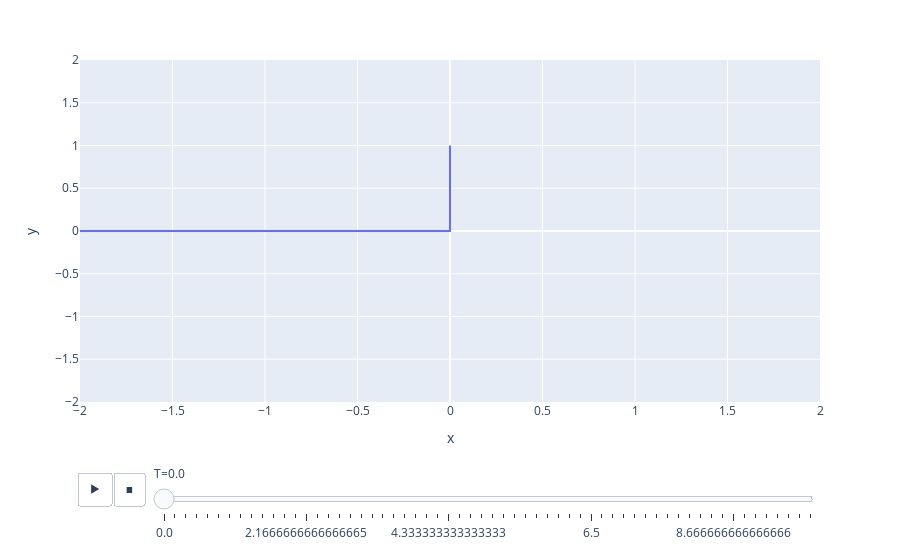

The cell this chart's notebook holds for it:
### Code cell
px.line(df, x="x", y="y", animation_frame="T", animation_group="name",
            hover_name="name",
           range_x=[-2,2], range_y=[-2,2])

### Figure 1 — Plotly figure (JSON) as saved in the notebook; plotly's stock layout.template omitted (floating-point values rounded to 4 significant figures)
{"data": [{"hovertemplate": "<b>%{hovertext}</b><br><br>T=0.0<br>x=%{x}<br>y=%{y}<extra></extra>", "hovertext": ["A", "B", "C"], "ids": ["A", "B", "C"], "legendgroup": "", "line": {"color": "#636efa", "dash": "solid"}, "marker": {"symbol": "circle"}, "mode": "lines", "name": "", "orientation": "v", "showlegend": false, "type": "scatter", "x": [0, 0, -4], "xaxis": "x", "y": [1, 0, 0], "yaxis": "y"}], "layout": {"legend": {"tracegroupgap": 0}, "margin": {"t": 60}, "sliders": [{"active": 0, "currentvalue": {"prefix": "T="}, "len": 0.9, "pad": {"b": 10, "t": 60}, "steps": [{"args": [["0.0"], {"frame": {"duration": 0, "redraw": false}, "fromcurrent": true, "mode": "immediate", "transition": {"duration": 0, "easing": "linear"}}], "label": "0.0", "method": "animate"}, {"args": [["0.16666666666666666"], {"frame": {"duration": 0, "redraw": false}, "fromcurrent": true, "mode": "immediate", "transition": {"duration": 0, "easing": "linear"}}], "label": "0.16666666666666666", "method": "animate"}, {"args": [["0.3333333333333333"], {"frame": {"duration": 0, "redraw": false}, "fromcurrent": true, "mode": "immediate", "transition": {"duration": 0, "easing": "linear"}}], "label": "0.3333333333333333", "method": "animate"}, {"args": [["0.5"], {"frame": {"duration": 0, "redraw": false}, "fromcurrent": true, "mode": "immediate", "transition": {"duration": 0, "easing": "linear"}}], "label": "0.5", "method": "animate"}, {"args": [["0.6666666666666666"], {"frame": {"duration": 0, "redraw": false}, "fromcurrent": true, "mode": "immediate", "transition": {"duration": 0, "easing": "linear"}}], "label": "0.6666666666666666", "method": "animate"}, {"args": [["0.8333333333333334"], {"frame": {"duration": 0, "redraw": false}, "fromcurrent": true, "mode": "immediate", "transition": {"duration": 0, "easing": "linear"}}], "label": "0.8333333333333334", "method": "animate"}, {"args": [["1.0"], {"frame": {"duration": 0, "redraw": false}, "fromcurrent": true, "mode": "immediate", "transition": {"duration": 0, "easing": "linear"}}], "label": "1.0", "method": "animate"}, {"args": [["1.1666666666666667"], {"frame": {"duration": 0, "redraw": false}, "fromcurrent": true, "mode": "immediate", "transition": {"duration": 0, "easing": "linear"}}], "label": "1.1666666666666667", "method": "animate"}, {"args": [["1.3333333333333333"], {"frame": {"duration": 0, "redraw": false}, "fromcurrent": true, "mode": "immediate", "transition": {"duration": 0, "easing": "linear"}}], "label": "1.3333333333333333", "method": "animate"}, {"args": [["1.5"], {"frame": {"duration": 0, "redraw": false}, "fromcurrent": true, "mode": "immediate", "transition": {"duration": 0, "easing": "linear"}}], "label": "1.5", "method": "animate"}, {"args": [["1.6666666666666667"], {"frame": {"duration": 0, "redraw": false}, "fromcurrent": true, "mode": "immediate", "transition": {"duration": 0, "easing": "linear"}}], "label": "1.6666666666666667", "method": "animate"}, {"args": [["1.8333333333333333"], {"frame": {"duration": 0, "redraw": false}, "fromcurrent": true, "mode": "immediate", "transition": {"duration": 0, "easing": "linear"}}], "label": "1.8333333333333333", "method": "animate"}, {"args": [["2.0"], {"frame": {"duration": 0, "redraw": false}, "fromcurrent": true, "mode": "immediate", "transition": {"duration": 0, "easing": "linear"}}], "label": "2.0", "method": "animate"}, {"args": [["2.1666666666666665"], {"frame": {"duration": 0, "redraw": false}, "fromcurrent": true, "mode": "immediate", "transition": {"duration": 0, "easing": "linear"}}], "label": "2.1666666666666665", "method": "animate"}, {"args": [["2.3333333333333335"], {"frame": {"duration": 0, "redraw": false}, "fromcurrent": true, "mode": "immediate", "transition": {"duration": 0, "easing": "linear"}}], "label": "2.3333333333333335", "method": "animate"}, {"args": [["2.5"], {"frame": {"duration": 0, "redraw": false}, "fromcurrent": true, "mode": "immediate", "transition": {"duration": 0, "easing": "linear"}}], "label": "2.5", "method": "animate"}, {"args": [["2.6666666666666665"], {"frame": {"duration": 0, "redraw": false}, "fromcurrent": true, "mode": "immediate", "transition": {"duration": 0, "easing": "linear"}}], "label": "2.6666666666666665", "method": "animate"}, {"args": [["2.8333333333333335"], {"frame": {"duration": 0, "redraw": false}, "fromcurrent": true, "mode": "immediate", "transition": {"duration": 0, "easing": "linear"}}], "label": "2.8333333333333335", "method": "animate"}, {"args": [["3.0"], {"frame": {"duration": 0, "redraw": false}, "fromcurrent": true, "mode": "immediate", "transition": {"duration": 0, "easing": "linear"}}], "label": "3.0", "method": "animate"}, {"args": [["3.1666666666666665"], {"frame": {"duration": 0, "redraw": false}, "fromcurrent": true, "mode": "immediate", "transition": {"duration": 0, "easing": "linear"}}], "label": "3.1666666666666665", "method": "animate"}, {"args": [["3.3333333333333335"], {"frame": {"duration": 0, "redraw": false}, "fromcurrent": true, "mode": "immediate", "transition": {"duration": 0, "easing": "linear"}}], "label": "3.3333333333333335", "method": "animate"}, {"args": [["3.5"], {"frame": {"duration": 0, "redraw": false}, "fromcurrent": true, "mode": "immediate", "transition": {"duration": 0, "easing": "linear"}}], "label": "3.5", "method": "animate"}, {"args": [["3.6666666666666665"], {"frame": {"duration": 0, "redraw": false}, "fromcurrent": true, "mode": "immediate", "transition": {"duration": 0, "easing": "linear"}}], "label": "3.6666666666666665", "method": "animate"}, {"args": [["3.8333333333333335"], {"frame": {"duration": 0, "redraw": false}, "fromcurrent": true, "mode": "immediate", "transition": {"duration": 0, "easing": "linear"}}], "label": "3.8333333333333335", "method": "animate"}, {"args": [["4.0"], {"frame": {"duration": 0, "redraw": false}, "fromcurrent": true, "mode": "immediate", "transition": {"duration": 0, "easing": "linear"}}], "label": "4.0", "method": "animate"}, {"args": [["4.166666666666667"], {"frame": {"duration": 0, "redraw": false}, "fromcurrent": true, "mode": "immediate", "transition": {"duration": 0, "easing": "linear"}}], "label": "4.166666666666667", "method": "animate"}, {"args": [["4.333333333333333"], {"frame": {"duration": 0, "redraw": false}, "fromcurrent": true, "mode": "immediate", "transition": {"duration": 0, "easing": "linear"}}], "label": "4.333333333333333", "method": "animate"}, {"args": [["4.5"], {"frame": {"duration": 0, "redraw": false}, "fromcurrent": true, "mode": "immediate", "transition": {"duration": 0, "easing": "linear"}}], "label": "4.5", "method": "animate"}, {"args": [["4.666666666666667"], {"frame": {"duration": 0, "redraw": false}, "fromcurrent": true, "mode": "immediate", "transition": {"duration": 0, "easing": "linear"}}], "label": "4.666666666666667", "method": "animate"}, {"args": [["4.833333333333333"], {"frame": {"duration": 0, "redraw": false}, "fromcurrent": true, "mode": "immediate", "transition": {"duration": 0, "easing": "linear"}}], "label": "4.833333333333333", "method": "animate"}, {"args": [["5.0"], {"frame": {"duration": 0, "redraw": false}, "fromcurrent": true, "mode": "immediate", "transition": {"duration": 0, "easing": "linear"}}], "label": "5.0", "method": "animate"}, {"args": [["5.166666666666667"], {"frame": {"duration": 0, "redraw": false}, "fromcurrent": true, "mode": "immediate", "transition": {"duration": 0, "easing": "linear"}}], "label": "5.166666666666667", "method": "animate"}, {"args": [["5.333333333333333"], {"frame": {"duration": 0, "redraw": false}, "fromcurrent": true, "mode": "immediate", "transition": {"duration": 0, "easing": "linear"}}], "label": "5.333333333333333", "method": "animate"}, {"args": [["5.5"], {"frame": {"duration": 0, "redraw": false}, "fromcurrent": true, "mode": "immediate", "transition": {"duration": 0, "easing": "linear"}}], "label": "5.5", "method": "animate"}, {"args": [["5.666666666666667"], {"frame": {"duration": 0, "redraw": false}, "fromcurrent": true, "mode": "immediate", "transition": {"duration": 0, "easing": "linear"}}], "label": "5.666666666666667", "method": "animate"}, {"args": [["5.833333333333333"], {"frame": {"duration": 0, "redraw": false}, "fromcurrent": true, "mode": "immediate", "transition": {"duration": 0, "easing": "linear"}}], "label": "5.833333333333333", "method": "animate"}, {"args": [["6.0"], {"frame": {"duration": 0, "redraw": false}, "fromcurrent": true, "mode": "immediate", "transition": {"duration": 0, "easing": "linear"}}], "label": "6.0", "method": "animate"}, {"args": [["6.166666666666667"], {"frame": {"duration": 0, "redraw": false}, "fromcurrent": true, "mode": "immediate", "transition": {"duration": 0, "easing": "linear"}}], "label": "6.166666666666667", "method": "animate"}, {"args": [["6.333333333333333"], {"frame": {"duration": 0, "redraw": false}, "fromcurrent": true, "mode": "immediate", "transition": {"duration": 0, "easing": "linear"}}], "label": "6.333333333333333", "method": "animate"}, {"args": [["6.5"], {"frame": {"duration": 0, "redraw": false}, "fromcurrent": true, "mode": "immediate", "transition": {"duration": 0, "easing": "linear"}}], "label": "6.5", "method": "animate"}, {"args": [["6.666666666666667"], {"frame": {"duration": 0, "redraw": false}, "fromcurrent": true, "mode": "immediate", "transition": {"duration": 0, "easing": "linear"}}], "label": "6.666666666666667", "method": "animate"}, {"args": [["6.833333333333333"], {"frame": {"duration": 0, "redraw": false}, "fromcurrent": true, "mode": "immediate", "transition": {"duration": 0, "easing": "linear"}}], "label": "6.833333333333333", "method": "animate"}, {"args": [["7.0"], {"frame": {"duration": 0, "redraw": false}, "fromcurrent": true, "mode": "immediate", "transition": {"duration": 0, "easing": "linear"}}], "label": "7.0", "method": "animate"}, {"args": [["7.166666666666667"], {"frame": {"duration": 0, "redraw": false}, "fromcurrent": true, "mode": "immediate", "transition": {"duration": 0, "easing": "linear"}}], "label": "7.166666666666667", "method": "animate"}, {"args": [["7.333333333333333"], {"frame": {"duration": 0, "redraw": false}, "fromcurrent": true, "mode": "immediate", "transition": {"duration": 0, "easing": "linear"}}], "label": "7.333333333333333", "method": "animate"}, {"args": [["7.5"], {"frame": {"duration": 0, "redraw": false}, "fromcurrent": true, "mode": "immediate", "transition": {"duration": 0, "easing": "linear"}}], "label": "7.5", "method": "animate"}, {"args": [["7.666666666666667"], {"frame": {"duration": 0, "redraw": false}, "fromcurrent": true, "mode": "immediate", "transition": {"duration": 0, "easing": "linear"}}], "label": "7.666666666666667", "method": "animate"}, {"args": [["7.833333333333333"], {"frame": {"duration": 0, "redraw": false}, "fromcurrent": true, "mode": "immediate", "transition": {"duration": 0, "easing": "linear"}}], "label": "7.833333333333333", "method": "animate"}, {"args": [["8.0"], {"frame": {"duration": 0, "redraw": false}, "fromcurrent": true, "mode": "immediate", "transition": {"duration": 0, "easing": "linear"}}], "label": "8.0", "method": "animate"}, {"args": [["8.166666666666666"], {"frame": {"duration": 0, "redraw": false}, "fromcurrent": true, "mode": "immediate", "transition": {"duration": 0, "easing": "linear"}}], "label": "8.166666666666666", "method": "animate"}, {"args": [["8.333333333333334"], {"frame": {"duration": 0, "redraw": false}, "fromcurrent": true, "mode": "immediate", "transition": {"duration": 0, "easing": "linear"}}], "label": "8.333333333333334", "method": "animate"}, {"args": [["8.5"], {"frame": {"duration": 0, "redraw": false}, "fromcurrent": true, "mode": "immediate", "transition": {"duration": 0, "easing": "linear"}}], "label": "8.5", "method": "animate"}, {"args": [["8.666666666666666"], {"frame": {"duration": 0, "redraw": false}, "fromcurrent": true, "mode": "immediate", "transition": {"duration": 0, "easing": "linear"}}], "label": "8.666666666666666", "method": "animate"}, {"args": [["8.833333333333334"], {"frame": {"duration": 0, "redraw": false}, "fromcurrent": true, "mode": "immediate", "transition": {"duration": 0, "easing": "linear"}}], "label": "8.833333333333334", "method": "animate"}, {"args": [["9.0"], {"frame": {"duration": 0, "redraw": false}, "fromcurrent": true, "mode": "immediate", "transition": {"duration": 0, "easing": "linear"}}], "label": "9.0", "method": "animate"}, {"args": [["9.166666666666666"], {"frame": {"duration": 0, "redraw": false}, "fromcurrent": true, "mode": "immediate", "transition": {"duration": 0, "easing": "linear"}}], "label": "9.166666666666666", "method": "animate"}, {"args": [["9.333333333333334"], {"frame": {"duration": 0, "redraw": false}, "fromcurrent": true, "mode": "immediate", "transition": {"duration": 0, "easing": "linear"}}], "label": "9.333333333333334", "method": "animate"}, {"args": [["9.5"], {"frame": {"duration": 0, "redraw": false}, "fromcurrent": true, "mode": "immediate", "transition": {"duration": 0, "easing": "linear"}}], "label": "9.5", "method": "animate"}, {"args": [["9.666666666666666"], {"frame": {"duration": 0, "redraw": false}, "fromcurrent": true, "mode": "immediate", "transition": {"duration": 0, "easing": "linear"}}], "label": "9.666666666666666", "method": "animate"}, {"args": [["9.833333333333334"], {"frame": {"duration": 0, "redraw": false}, "fromcurrent": true, "mode": "immediate", "transition": {"duration": 0, "easing": "linear"}}], "label": "9.833333333333334", "method": "animate"}], "x": 0.1, "xanchor": "left", "y": 0, "yanchor": "top"}], "updatemenus": [{"buttons": [{"args": [null, {"frame": {"duration": 500, "redraw": false}, "fromcurrent": true, "mode": "immediate", "transition": {"duration": 500, "easing": "linear"}}], "label": "&#9654;", "method": "animate"}, {"args": [[null], {"frame": {"duration": 0, "redraw": false}, "fromcurrent": true, "mode": "immediate", "transition": {"duration": 0, "easing": "linear"}}], "label": "&#9724;", "method": "animate"}], "direction": "left", "pad": {"r": 10, "t": 70}, "showactive": false, "type": "buttons", "x": 0.1, "xanchor": "right", "y": 0, "yanchor": "top"}], "xaxis": {"anchor": "y", "domain": [0, 1], "range": [-2, 2], "title": {"text": "x"}}, "yaxis": {"anchor": "x", "domain": [0, 1], "range": [-2, 2], "title": {"text": "y"}}}}
